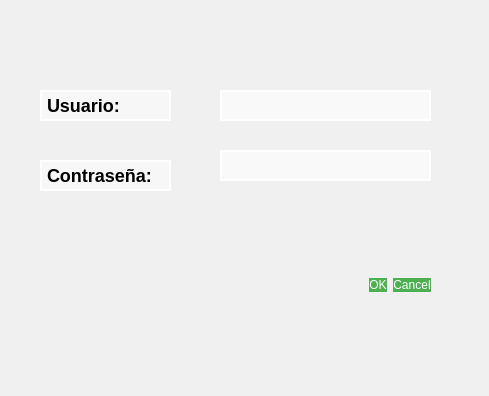
<?xml version="1.0" encoding="UTF-8"?>
<ui version="4.0">
 <class>Ventana_login</class>
 <widget class="QDialog" name="Ventana_login">
  <property name="geometry">
   <rect>
    <x>0</x>
    <y>0</y>
    <width>489</width>
    <height>396</height>
   </rect>
  </property>
  <property name="windowTitle">
   <string>Dialog</string>
  </property>
  <property name="styleSheet">
   <string notr="true">background-color: #f0f0f0</string>
  </property>
  <widget class="QDialogButtonBox" name="buttonBox">
   <property name="enabled">
    <bool>true</bool>
   </property>
   <property name="geometry">
    <rect>
     <x>160</x>
     <y>260</y>
     <width>271</width>
     <height>51</height>
    </rect>
   </property>
   <property name="maximumSize">
    <size>
     <width>271</width>
     <height>51</height>
    </size>
   </property>
   <property name="cursor">
    <cursorShape>PointingHandCursor</cursorShape>
   </property>
   <property name="mouseTracking">
    <bool>false</bool>
   </property>
   <property name="accessibleName">
    <string/>
   </property>
   <property name="layoutDirection">
    <enum>Qt::LeftToRight</enum>
   </property>
   <property name="styleSheet">
    <string notr="true">background-color: #4CAF50;
font: 14pt &quot;MS Shell Dlg 2&quot;;
color: white;
border-radius: 8px</string>
   </property>
   <property name="orientation">
    <enum>Qt::Horizontal</enum>
   </property>
   <property name="standardButtons">
    <set>QDialogButtonBox::Cancel|QDialogButtonBox::Ok</set>
   </property>
   <property name="centerButtons">
    <bool>false</bool>
   </property>
  </widget>
  <widget class="QLineEdit" name="campo_usuario">
   <property name="geometry">
    <rect>
     <x>220</x>
     <y>90</y>
     <width>211</width>
     <height>31</height>
    </rect>
   </property>
   <property name="styleSheet">
    <string notr="true"> border: 2px solid rgba(255, 255, 255, 0.9);  
    background-color: rgba(255, 255, 255, 0.6);   
    padding: 5px; 
    selection-background-color: #3498db;  
font: 12pt &quot;MS Shell Dlg 2&quot;;</string>
   </property>
  </widget>
  <widget class="QLineEdit" name="campo_pass">
   <property name="geometry">
    <rect>
     <x>220</x>
     <y>150</y>
     <width>211</width>
     <height>31</height>
    </rect>
   </property>
   <property name="styleSheet">
    <string notr="true"> border: 2px solid rgba(255, 255, 255, 0.9);  
    background-color: rgba(255, 255, 255, 0.6);   
    padding: 5px; 
    selection-background-color: #3498db;  
font: 12pt &quot;MS Shell Dlg 2&quot;;</string>
   </property>
   <property name="echoMode">
    <enum>QLineEdit::Password</enum>
   </property>
  </widget>
  <widget class="QLabel" name="label">
   <property name="geometry">
    <rect>
     <x>40</x>
     <y>90</y>
     <width>131</width>
     <height>31</height>
    </rect>
   </property>
   <property name="contextMenuPolicy">
    <enum>Qt::CustomContextMenu</enum>
   </property>
   <property name="autoFillBackground">
    <bool>false</bool>
   </property>
   <property name="styleSheet">
    <string notr="true"> border: 2px solid rgba(255, 255, 255, 0.9);
font: 75 15pt &quot;MS Sans Serif&quot;;
font-size: 18px; 
font-weight: bold; 
text-shadow: 1px 1px 2px rgba(0, 0, 0, 0.5);
background-color: rgba(255, 255, 255, 0.5);   </string>
   </property>
   <property name="text">
    <string>Usuario:</string>
   </property>
  </widget>
  <widget class="QLabel" name="label_2">
   <property name="geometry">
    <rect>
     <x>40</x>
     <y>160</y>
     <width>131</width>
     <height>31</height>
    </rect>
   </property>
   <property name="styleSheet">
    <string notr="true"> border: 2px solid rgba(255, 255, 255, 0.9);
font: 75 15pt &quot;MS Sans Serif&quot;;
font-size: 18px; 
font-weight: bold; 
text-shadow: 1px 1px 2px rgba(0, 0, 0, 0.5);
background-color: rgba(255, 255, 255, 0.5);   </string>
   </property>
   <property name="text">
    <string>Contraseña:</string>
   </property>
  </widget>
  <widget class="QLabel" name="label_imagen">
   <property name="enabled">
    <bool>true</bool>
   </property>
   <property name="geometry">
    <rect>
     <x>-10</x>
     <y>-10</y>
     <width>500</width>
     <height>500</height>
    </rect>
   </property>
   <property name="acceptDrops">
    <bool>false</bool>
   </property>
   <property name="frameShadow">
    <enum>QFrame::Plain</enum>
   </property>
   <property name="text">
    <string/>
   </property>
   <property name="pixmap">
    <pixmap>Imagenes/login.jpg</pixmap>
   </property>
   <property name="scaledContents">
    <bool>true</bool>
   </property>
   <property name="wordWrap">
    <bool>false</bool>
   </property>
  </widget>
  <zorder>label_imagen</zorder>
  <zorder>buttonBox</zorder>
  <zorder>campo_usuario</zorder>
  <zorder>campo_pass</zorder>
  <zorder>label</zorder>
  <zorder>label_2</zorder>
 </widget>
 <resources/>
 <connections/>
</ui>
